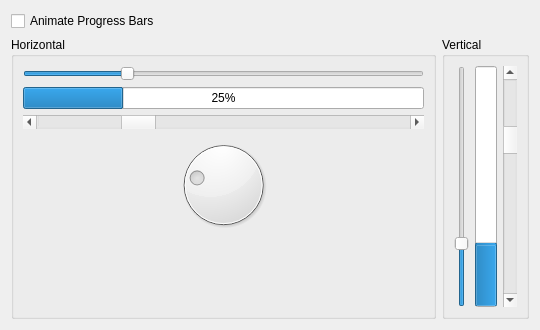
<?xml version="1.0" encoding="UTF-8"?>
<ui version="4.0">
 <class>SliderDemoWidget</class>
 <widget class="QWidget" name="SliderDemoWidget">
  <property name="geometry">
   <rect>
    <x>0</x>
    <y>0</y>
    <width>540</width>
    <height>330</height>
   </rect>
  </property>
  <layout class="QGridLayout" name="gridLayout">
   <item row="1" column="0">
    <widget class="QGroupBox" name="groupBox">
     <property name="title">
      <string>Horizontal</string>
     </property>
     <layout class="QVBoxLayout" name="verticalLayout">
      <item>
       <widget class="QSlider" name="horizontalSlider">
        <property name="maximum">
         <number>100</number>
        </property>
        <property name="value">
         <number>25</number>
        </property>
        <property name="orientation">
         <enum>Qt::Horizontal</enum>
        </property>
        <property name="tickPosition">
         <enum>QSlider::NoTicks</enum>
        </property>
       </widget>
      </item>
      <item>
       <widget class="QProgressBar" name="horizontalProgressBar">
        <property name="value">
         <number>25</number>
        </property>
        <property name="textVisible">
         <bool>true</bool>
        </property>
       </widget>
      </item>
      <item>
       <widget class="QScrollBar" name="horizontalScrollBar">
        <property name="maximum">
         <number>100</number>
        </property>
        <property name="value">
         <number>25</number>
        </property>
        <property name="orientation">
         <enum>Qt::Horizontal</enum>
        </property>
       </widget>
      </item>
      <item>
       <widget class="QDial" name="dial">
        <property name="maximum">
         <number>100</number>
        </property>
        <property name="value">
         <number>25</number>
        </property>
        <property name="wrapping">
         <bool>false</bool>
        </property>
        <property name="notchesVisible">
         <bool>false</bool>
        </property>
       </widget>
      </item>
      <item>
       <spacer name="verticalSpacer">
        <property name="orientation">
         <enum>Qt::Vertical</enum>
        </property>
        <property name="sizeHint" stdset="0">
         <size>
          <width>20</width>
          <height>40</height>
         </size>
        </property>
       </spacer>
      </item>
     </layout>
    </widget>
   </item>
   <item row="1" column="1">
    <widget class="QGroupBox" name="groupBox_2">
     <property name="title">
      <string>Vertical</string>
     </property>
     <layout class="QHBoxLayout" name="horizontalLayout_2">
      <item>
       <widget class="QSlider" name="verticalSlider">
        <property name="maximum">
         <number>100</number>
        </property>
        <property name="value">
         <number>25</number>
        </property>
        <property name="orientation">
         <enum>Qt::Vertical</enum>
        </property>
       </widget>
      </item>
      <item>
       <widget class="QProgressBar" name="verticalProgressBar">
        <property name="value">
         <number>25</number>
        </property>
        <property name="orientation">
         <enum>Qt::Vertical</enum>
        </property>
       </widget>
      </item>
      <item>
       <widget class="QScrollBar" name="verticalScrollBar">
        <property name="maximum">
         <number>100</number>
        </property>
        <property name="value">
         <number>25</number>
        </property>
        <property name="orientation">
         <enum>Qt::Vertical</enum>
        </property>
       </widget>
      </item>
     </layout>
    </widget>
   </item>
   <item row="0" column="0" colspan="2">
    <widget class="QCheckBox" name="checkBox">
     <property name="text">
      <string>Animate Progress Bars</string>
     </property>
    </widget>
   </item>
  </layout>
 </widget>
 <resources/>
 <connections/>
</ui>
